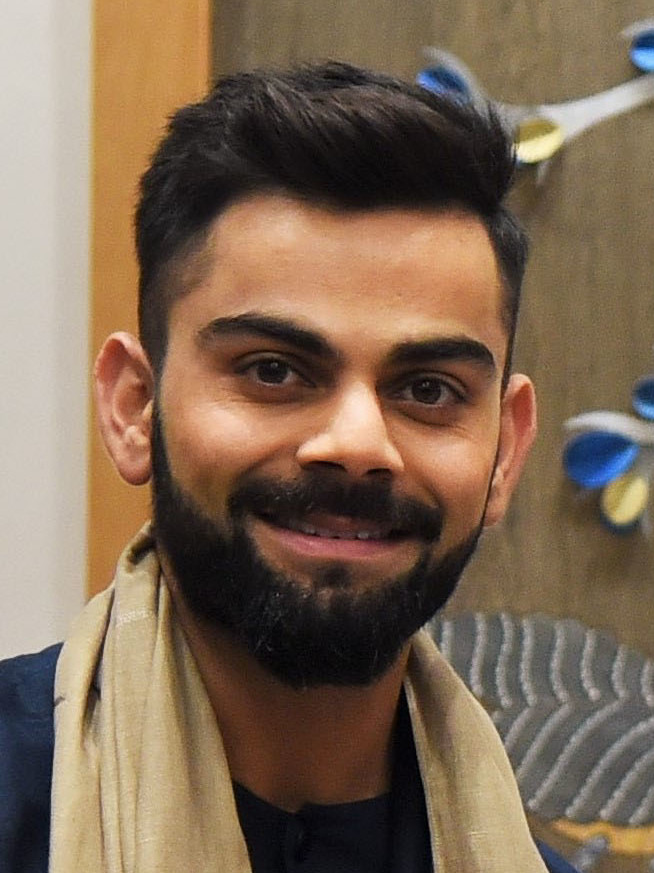
#> input picture test_images/kohli1.jpg, 654 x 873 px, found by its file name
$ jupyter execute --allow-errors 'Image classification.ipynb'   (shell and % lines are left out)
#> lines starting #> are read from the running program, lines starting #| are printed output that depends on the picture; after the words box and inside, x2 and y2 are one past the last pixel; in counts of white or black regions, pixels touching at a corner belong together
**This project focuses on developing an image classifier model capable of identifying different famous personalities. The workflow includes building the model, creating a server, and designing a user-friendly website or UI. The purpose of the website is to allow users to input images of various individuals and utilize the model for identification. By implementing this system, we can assess the model's performance and accuracy in recognizing different sports personalities.**

<center>
  <span style="padding: 10px; border-radius: 5px;">
    <font color="#800000" size="5"><b>OBJECTIVE</b></font>
  </span>
</center>

# <u>*Objective of Image Classification are :-<u>* #

- Classify images accurately
- Improve decision-making and automation
- Enhance understanding and analysis
- Handle large-scale image datasets
- Generalize to new and unseen images
- Evaluate and optimize model performance
- Adapt to different domains and applications
- Enable practical applications and benefits

<center>
  <span style="padding: 10px; border-radius: 5px;">
    <font color="#800000" size="5"><b>TABLE OF CONTENT</b></font>
  </span>
</center>

## <u>Table of Content are:-<u>
-  Importing libraries
- Data pre-processing

- Feature engineering

- Model Building

- Model Evaluation

- Conclusion

<center>
  <span style="padding: 10px; border-radius: 5px;">
    <font color="#800000" size="5"><b>IMPORTING LIBRARIES</b></font>
  </span>
</center>

[cell 1]
import pandas as pd
import numpy as np
import cv2
import pywt
import os
import matplotlib
from matplotlib import pyplot as plt
import seaborn as sns
import shutil
import joblib
import json
from sklearn.svm import SVC
from sklearn import svm
from sklearn.ensemble import RandomForestClassifier
from sklearn.linear_model import LogisticRegression
from sklearn.pipeline import make_pipeline
from sklearn.model_selection import GridSearchCV
from sklearn.preprocessing import StandardScaler
from sklearn.model_selection import train_test_split
from sklearn.pipeline import Pipeline
from sklearn.metrics import classification_report
from sklearn.metrics import confusion_matrix
sns.set(color_codes=True)
import warnings
warnings.filterwarnings('ignore')

<center>
  <span style="padding: 10px; border-radius: 5px;">
    <font color="#800000" size="5"><b>DATA PRE-PROCESSING</b></font>
  </span>
</center>

**In the initial stage of our pre-processing pipeline, we focus on identifying individuals within an image primarily through their facial features. Faces serve as the key point of recognition for most images. However, it's important to note that images can contain multiple faces, and sometimes the face may be obscured or unclear.**

**Therefore, our first step is to utilize advanced algorithms to detect and locate faces within the image. Once a face is successfully detected, we proceed to the next step of the process, which involves detecting and verifying the presence of eyes. It is crucial for our analysis that both eyes are detected in order to ensure the image's suitability for further processing. If both eyes are detected, the image is considered valid and retained for subsequent stages. However, if the required number of eyes is not detected, the image is deemed inadequate for our analysis and subsequently discarded.**

<u>**In the initial step, we utilize the cv2 library to read the image data into notebook**<u>

[cell 2]
img = cv2.imread('./model/test_images/kohli1.jpg')
#> img is the input picture: shape (873, 654, 3); mean B, G, R 84.3, 104.6, 126.4
img.shape
#> Out = (873, 654, 3)

<u>**Display the image to visualize its content and verify its correctness**<u>

[cell 3]
plt.imshow(img)

<u>**Convert the image into grayscale representation**<u>

[cell 4]
gray = cv2.cvtColor(img, cv2.COLOR_BGR2GRAY)
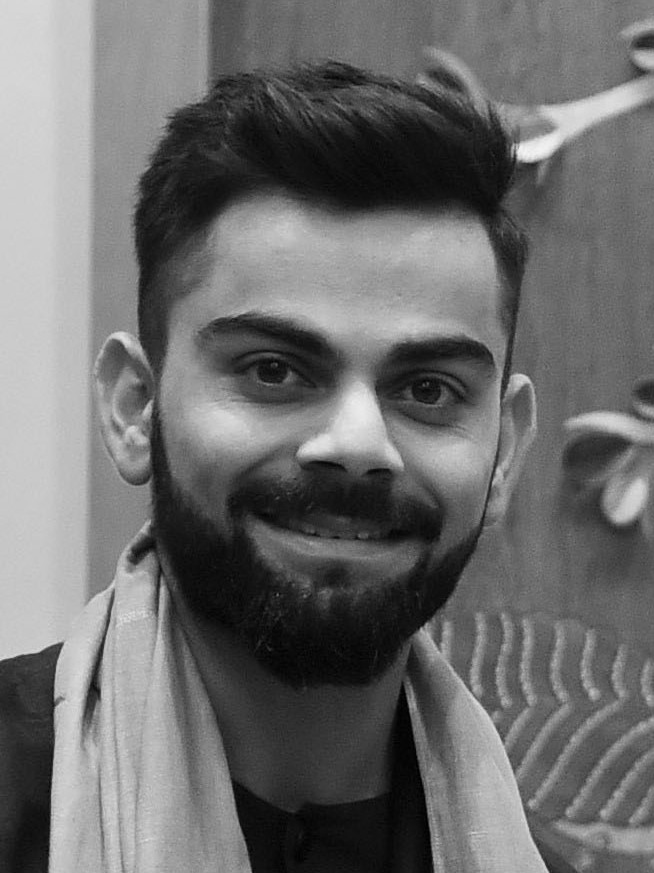
#> gray: shape (873, 654); min 0, max 244, mean 108.8
gray.shape
#> Out = (873, 654)

<u>**Display the image to visualize its content and verify its correctness**<u>

[cell 5]
plt.imshow(gray, cmap='gray')

<u>**We initialize the face cascade classifier and eye cascade classifier by loading the respective XML files for face and eye detection from the specified paths**<u>

[cell 6]
face_cascade = cv2.CascadeClassifier('./model/opencv/haarcascades/haarcascade_frontalface_default.xml')
eye_cascade = cv2.CascadeClassifier('./model/opencv/haarcascades/haarcascade_eye_tree_eyeglasses.xml')

<u>**face detection on the grayscale image 'gray' using the face cascade classifier, with a scaling factor of 1.3 and a minimum number of neighbors set to 5. The result is stored in the variable 'faces'**<u>

[cell 7]
faces = face_cascade.detectMultiScale(gray, 1.3, 5)
#> faces = [[107, 198, 470, 470]]
faces
#> Out = [[107, 198, 470, 470]]

<u>**Now,Lets draw a red rectangle around the detected faces**<u>

[cell 8]
for (x, y, w, h) in faces:
    face_img = cv2.rectangle(img, (x, y), (x+w, y+h), (255, 0, 0), 2)
#> this loop made 1 pass

<u>**Display the image to visualize its content and verify its correctness**<u>

[cell 9]
plt.imshow(img)

<u>**Now, we will detect both faces and eyes in the image. The detected faces will be highlighted with a red rectangle, while the detected eyes will be highlighted with a green rectangle. Finally, we will visualize the image with the highlighted faces and eyes.**<u>

[cell 10]
cv2.destroyAllWindows()
for (x,y,w,h) in faces:
    face_img = cv2.rectangle(img,(x,y),(x+w,y+h),(255,0,0),2)
    roi_gray = gray[y:y+h, x:x+w]
    roi_color = face_img[y:y+h, x:x+w]
    eyes = eye_cascade.detectMultiScale(roi_gray)
    for (ex,ey,ew,eh) in eyes:
        cv2.rectangle(roi_color,(ex,ey),(ex+ew,ey+eh),(0,255,0),5)
#> this loop made 1 pass
#> (x, y, w, h, eyes) on pass 1: (107, 198, 470, 470, [[286, 159, 71, 71], [122, 132, 85, 85]])
#> pass 1, `roi_gray = gray[y:y+h, x:x+w]`:
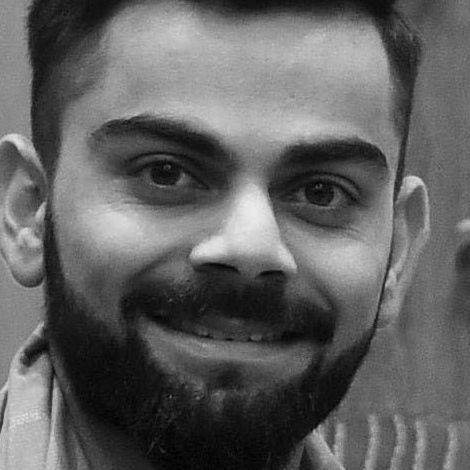
#> roi_gray: shape (470, 470); min 1, max 235, mean 97.4
#> pass 1, `roi_color = face_img[y:y+h, x:x+w]`:
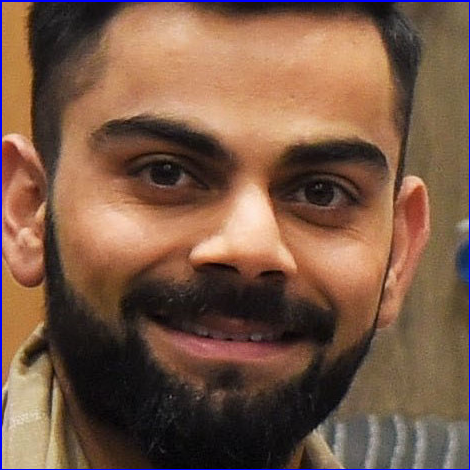
#> roi_color: shape (470, 470, 3); mean B, G, R 70.3, 89.1, 121.3
#> after the loop:
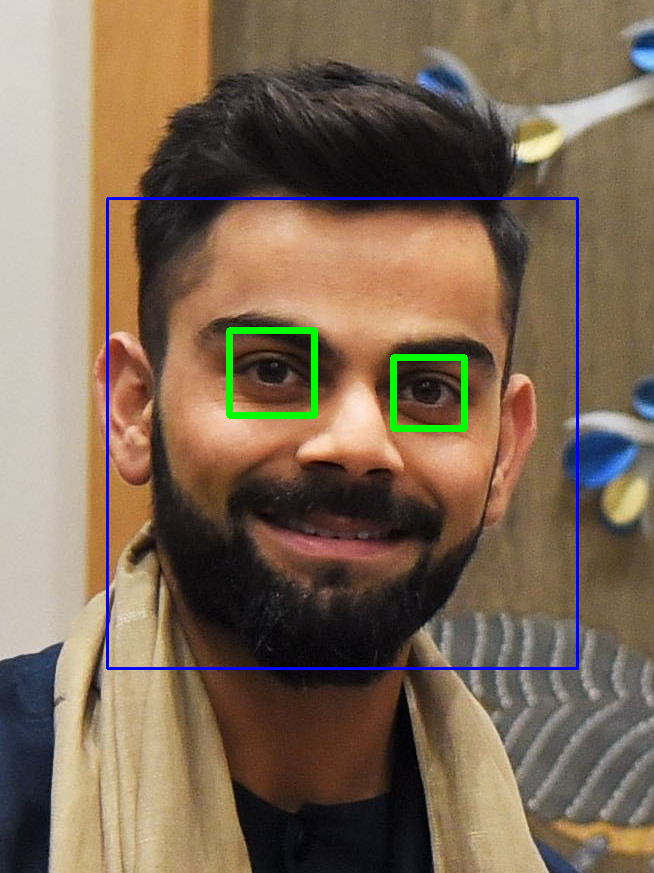
#> img: shape (873, 654, 3); mean B, G, R 85.8, 105.1, 124.5
#> after the loop:
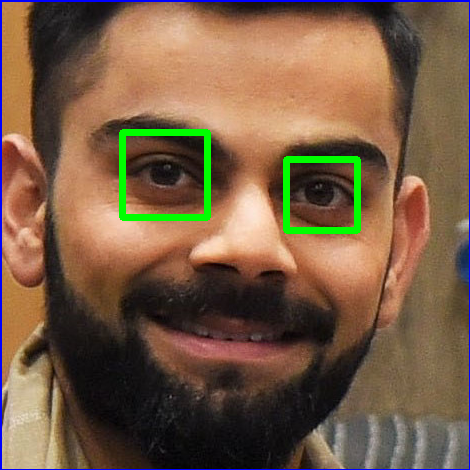
#> roi_color: shape (470, 470, 3); 1.96% of pixels changed, all inside (x1, y1, x2, y2) = (119, 129, 361, 234)


plt.figure()
plt.imshow(face_img, cmap='gray')
plt.show()

<u>**Crop the facial region of the image**<u>

[cell 11]
plt.imshow(roi_color, cmap='gray')

<u>**Now,lets see the shape of the cropped image**<u>

[cell 12]
cropped_img = np.array(roi_color)
cropped_img.shape
#> Out = (470, 470, 3)

<center>
  <span style="padding: 10px; border-radius: 5px;">
    <font color="#800000" size="3"><b>FEATURE ENGINEERING</b></font>
  </span>
</center>

## <u>*Use wavelet transform as a feature for traning our model*<u> ##

<u> **In wavelet transformed image, you can see edges clearly and that can give us clues on various facial features such as eyes, nose, lips etc** <u>

[cell 13]
def w2d(img, mode='haar', level=1):
#> called with mode = 'db1', level = 5
    imArray = img

    imArray = cv2.cvtColor( imArray,cv2.COLOR_RGB2GRAY )
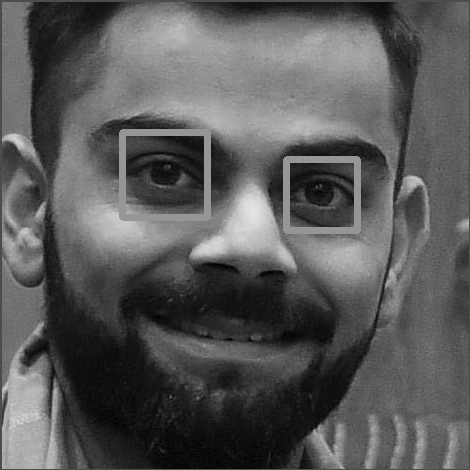
#> imArray: shape (470, 470); min 1, max 228, mean 88.7

    imArray =  np.float32(imArray)
    imArray /= 255;

    coeffs=pywt.wavedec2(imArray, mode, level=level)
#> coeffs = 6 items

    coeffs_H=list(coeffs)
#> coeffs_H = 6 items
    coeffs_H[0] *= 0;

    imArray_H=pywt.waverec2(coeffs_H, mode);
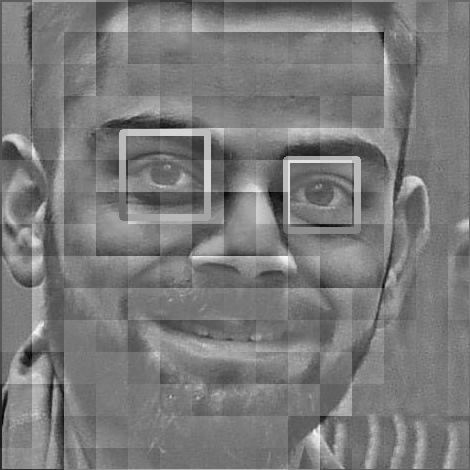
#> imArray_H: shape (470, 470) float32; min -0.477, max 0.515, mean 0.00023; drawn with min black and max white
    imArray_H *= 255;
    imArray_H =  np.uint8(imArray_H)
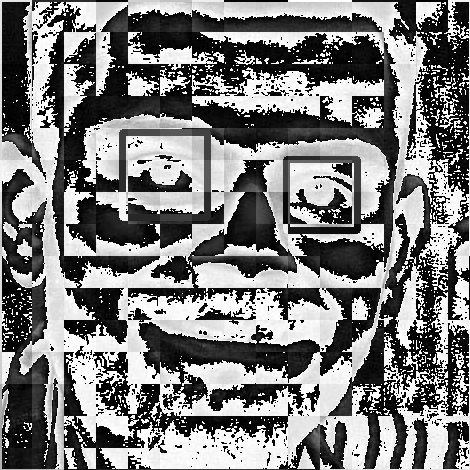
#> imArray_H: shape (470, 470); min 0, max 255, mean 124.2

    return imArray_H

[cell 14]
im_har = w2d(cropped_img,'db1',5)
plt.imshow(im_har, cmap='gray')

You can see above a wavelet transformed image that gives clues on facial features such as eyes, nose, lips etc. This along with raw pixel image can be used as an input for our classifier.

<u> **Lets write a python function that can take input image and returns cropped image (if face and eyes >=2 are detected)** <u>

[cell 15]
def get_cropped_image_if_2_eyes(image_path):
#> called with image_path = './model/test_images/kohli1.jpg'
    try:
        img = cv2.imread(image_path)
        gray = cv2.cvtColor(img, cv2.COLOR_BGR2GRAY)
        faces = face_cascade.detectMultiScale(gray, 1.3, 5)
#> faces = [[107, 198, 470, 470]]
        for (x,y,w,h) in faces:
            roi_gray = gray[y:y+h, x:x+w]
            roi_color = img[y:y+h, x:x+w]
            eyes = eye_cascade.detectMultiScale(roi_gray)
            if len(eyes) >= 2:
                return roi_color
    except Exception as e:
        print("Error processing image:", image_path)
        print(str(e))
        return None

<u> **Load the image again and test the defined code to verify if it functions correctly** <u>

[cell 16]
cropped_image = get_cropped_image_if_2_eyes('./model/test_images/kohli1.jpg')
plt.imshow(cropped_image)

<u> **Now, we will determine the paths for storing the cropped and original data.** <u>

[cell 17]
path_to_data = "./model/dataset/"
path_to_cr_data = "./model/dataset/cropped/"

<u> **Create a list of directory paths by iterating over the entries in the given directory and appending the paths of subdirectories to the list** <u>

[cell 18]
img_dirs = []
for entry in os.scandir(path_to_data):
    if entry.is_dir():
        img_dirs.append(entry.path)

<u> **Remove the directory if it exists and then create a new directory at the specified path** <u>

[cell 19]
if os.path.exists(path_to_cr_data):
    shutil.rmtree(path_to_cr_data)

os.mkdir(path_to_cr_data)

<u> **Go through all images in dataset folder and create cropped images for them. There will be cropped folder inside dataset folder after you run this code**<u>

[cell 20]
cropped_image_dirs = []
celebrity_file_names_dict = {}

[cell 21]
for img_dir in img_dirs:
    count = 1
    celebrity_name = img_dir.split('/')[-1]
    celebrity_file_names_dict[celebrity_name] = []

    for entry in os.scandir(img_dir):
        roi_color = get_cropped_image_if_2_eyes(entry.path)
        if roi_color is not None:
            cropped_folder = path_to_cr_data + celebrity_name
            if not os.path.exists(cropped_folder):
                os.makedirs(cropped_folder)
                cropped_image_dirs.append(cropped_folder)
                print("Generating cropped images in folder:", cropped_folder)

            cropped_file_name = celebrity_name + str(count) + ".png"
            cropped_file_path = cropped_folder + "/" + cropped_file_name

            cv2.imwrite(cropped_file_path, roi_color)
            celebrity_file_names_dict[celebrity_name].append(cropped_file_path)

            count += 1

## <u> **Now you should have cropped folder under datasets folder that contains cropped images** <u> ##
## <u> **Manually examine cropped folder and delete any unwanted images** <u> ##

<u> **Create a dictionary celebrity_file_names_dict where the keys are the celebrity names extracted from the directory paths in cropped_image_dirs, and the values are lists of file paths obtained by scanning each directory in img_dir.** <u>

[cell 22]
celebrity_file_names_dict = {}
for img_dir in cropped_image_dirs:
    celebrity_name = img_dir.split('/')[-1]
    file_list = []
    for entry in os.scandir(img_dir):
        file_list.append(entry.path)
    celebrity_file_names_dict[celebrity_name] = file_list
celebrity_file_names_dict

<u> **Create a dictionary class_dict where the keys are the celebrity names from celebrity_file_names_dict and the values are incremental integers starting from 0** <u>

[cell 23]
class_dict = {}
count = 0
for celebrity_name in celebrity_file_names_dict.keys():
    class_dict[celebrity_name] = count
    count = count + 1
class_dict

$ run again, with test_images/musk1.jpg copied over test_images/kohli1.jpg
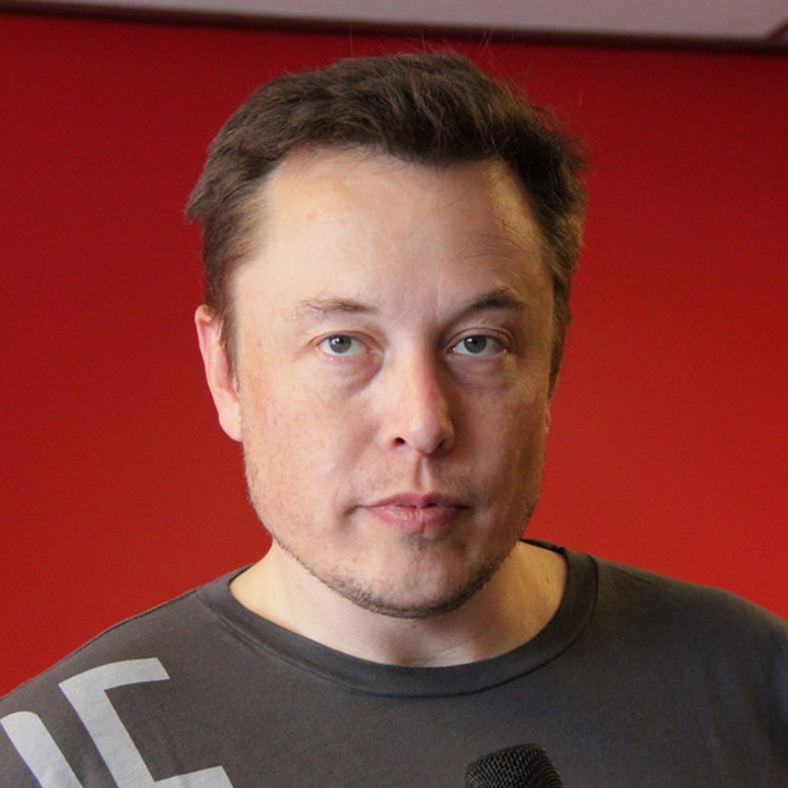
#> input picture test_images/musk1.jpg, 2364 x 2364 px, found by its file name (shown at 1/3 size)
#> img is the input picture: shape (2364, 2364, 3); mean B, G, R 57.1, 63.2, 130.6
#> `faces = face_cascade.detectMultiScale(gray, 1.3, 5)`: faces = [[640, 557, 1234, 1234]]
#> the loop `for (x, y, w, h) in faces:` made 1 pass
#> the loop `for (x,y,w,h) in faces:` made 1 pass
#> (x, y, w, h, eyes) on pass 1: (640, 557, 1234, 1234, [[276, 373, 205, 205], [691, 388, 172, 172]])
#> after the loop `for (x,y,w,h) in faces:`:
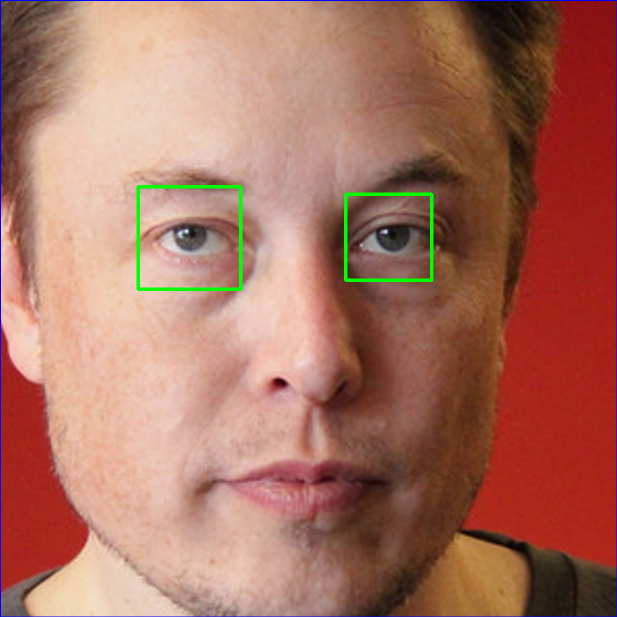
#> roi_color: shape (1234, 1234, 3) (shown at 1/2 size); mean B, G, R 96.6, 113.4, 168.6
#> coeffs = 6 items
#> in w2d, `imArray_H =  np.uint8(imArray_H)`:
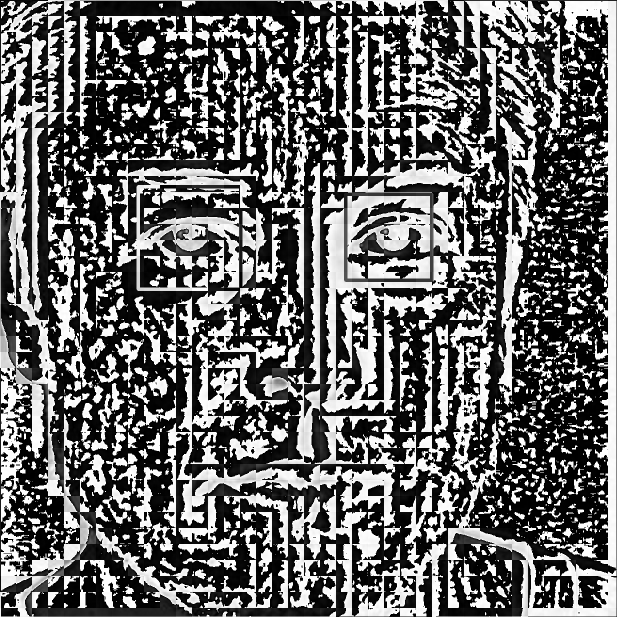
#> imArray_H: shape (1234, 1234) (shown at 1/2 size); min 0, max 255, mean 103.3
#> in get_cropped_image_if_2_eyes, `faces = face_cascade.detectMultiScale(gray, 1.3, 5)`: faces = [[640, 557, 1234, 1234]]
#> the loop in get_cropped_image_if_2_eyes, `for (x,y,w,h) in faces:` made 1 pass
